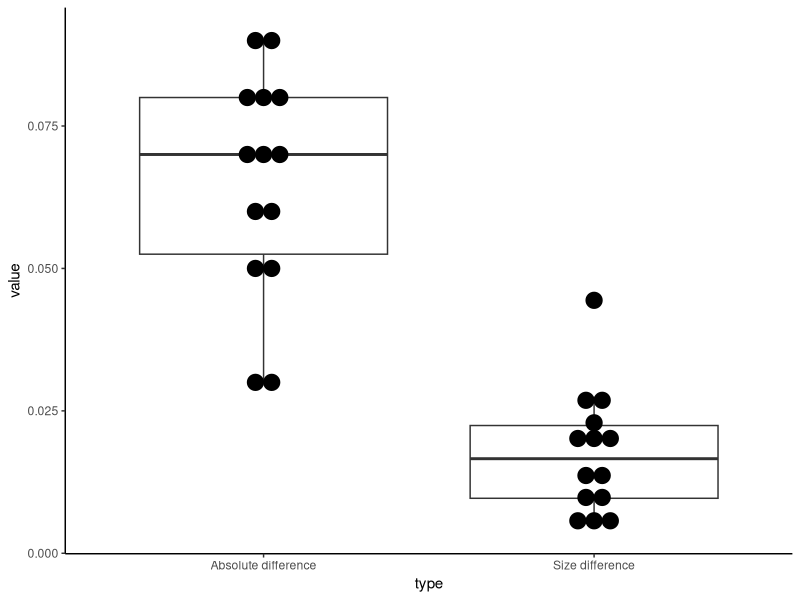

Write the R code that produced this figure.
table <- read.table('wing_area_calculations.txt', h=T)

table$R_difference <- abs(table$areaM_E-table$areaM_M)

head(table)

tableN <- c(table$A_difference, table$R_difference)

tableN <- cbind(tableN, c(rep('Absolute difference', nrow(table)), rep('Size difference', nrow(table))))

tableN <- as.data.frame(tableN)

colnames(tableN) <- c('value', 'type')
tableN$value <- as.numeric(as.character(tableN$value))

library(ggplot2)

box_plot <- ggplot(tableN, aes(x = type, y = value))

box_plot +
  geom_boxplot() +
  geom_dotplot(binaxis = 'y',
               dotsize = 1,
               stackdir = 'center') +
  theme_classic()

# box_plot +
#   geom_boxplot() +
#   geom_jitter(shape = 19,
#               color = "steelblue",
#               cex=3,
#               position = position_jitter(width = 0.21)) +
#   theme_classic()
